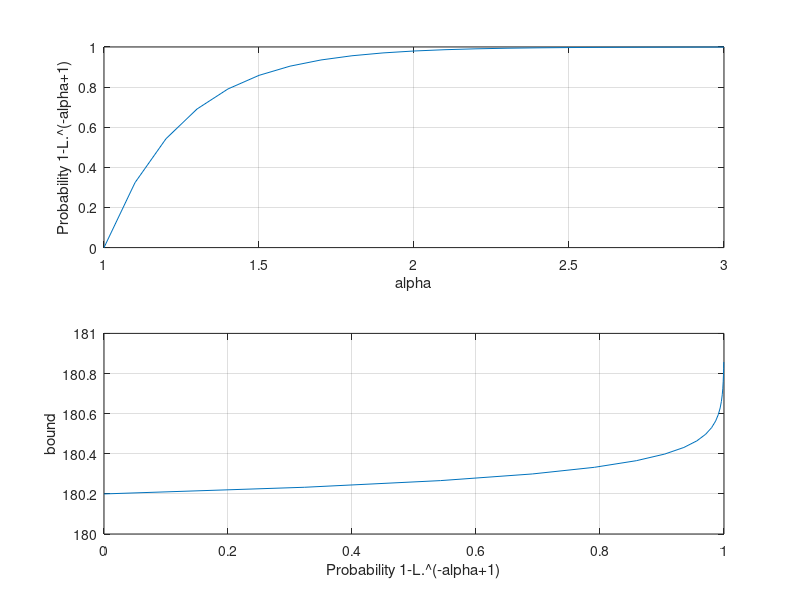

The MATLAB source for this figure:
% Modified 31/01/2019

N = 50;
L = N;

r = 2;
K = 3;

alpha = 1:0.1:3;
gamma = sqrt(N*log(N*L/2) + alpha*log(L));

mumax2 = L/K;
muh2 = 16/9*mumax2*K;

bound_wo_max = r^2*(log(L))^2*log(gamma);
bound = bound_wo_max*max(mumax2*K, muh2*N);

subplot(211)
plot(alpha, 1-L.^(-alpha+1))
xlabel('alpha'), ylabel('Probability 1-L.\^(-alpha+1)')
grid on
subplot(212)
plot(1-L.^(-alpha+1), bound_wo_max)
ylabel('bound'), xlabel('Probability 1-L.\^(-alpha+1)')
grid on


% See Blind Deconvolution Meets Blind Demixing: Algorithms and Performance Bounds
